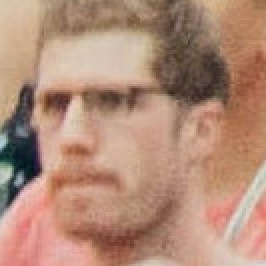
//> input picture parte 3/2 - Momentos de Hu para regiões (exercicio)/pessoa.jpg, 133 x 133 px (shown 2 times larger)
$ ./contornos '../2 - Momentos de Hu para regiões (exercicio)/pessoa.jpg'   (built with g++ and OpenCV 4)
//> lines starting //> are read from the running program, lines starting //| are printed output that depends on the picture; after the words box and inside, x2 and y2 are one past the last pixel; in counts of white or black regions, pixels touching at a corner belong together
#include <fstream>
#include <iostream>
#include <opencv2/opencv.hpp>

int main(int argc, char** argv) {
  cv::Mat image, gray;
  std::ofstream file;

  image = cv::imread(argv[1], cv::IMREAD_GRAYSCALE);
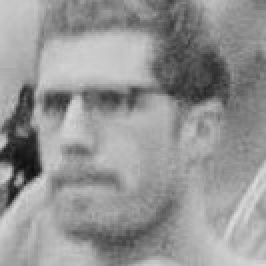
//> image: 133 rows x 133 cols, CV_8UC1 (shown 2 times larger); min 14, max 220, mean 148.7

  if (!image.data) {
    std::cout << "nao abriu " << argv[1] << std::endl;
    return 0;
  }

  cv::threshold(image, image, 1, 255, cv::THRESH_BINARY + cv::THRESH_OTSU);
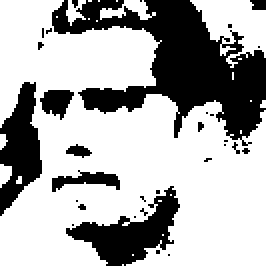
//> image: 133 rows x 133 cols, CV_8UC1 (shown 2 times larger); 68.1% white; 31 black regions (24 under 20 px)

  std::vector<std::vector<cv::Point> > contours;
  std::vector<cv::Vec4i> hierarchy;

  cv::findContours(image, contours, hierarchy, cv::RETR_EXTERNAL,
                   cv::CHAIN_APPROX_NONE);
//> contours = 23 contours, 18 with area under 20; largest, box (x1, y1, x2, y2) and area: (0, 0, 133, 133) 11068, (95, 0, 133, 34) 624, (50, 0, 78, 10) 100, (33, 0, 43, 13) 44, (0, 82, 6, 94) 36

  cv::cvtColor(image, image, cv::COLOR_GRAY2BGR);
//> image: 133 rows x 133 cols, CV_8UC3; 68.1% white; 31 black regions (24 under 20 px), largest, box (x1, y1, x2, y2) and area: (26, 0, 133, 73) 3357, (33, 93, 90, 133) 936, (0, 41, 21, 108) 811

  file.open("contornos.svg");
  if (!file.is_open()) {
    std::cout << "nao abriu contornos.svg" << std::endl;
    return 0;
  }

  file << "<svg height=\"" << image.rows << "\" width=\"" << image.cols
       << "\" xmlns=\"http://www.w3.org/2000/svg\"> " << std::endl;

  for (size_t i = 0; i < contours.size(); i++) {
    file << "<path d=\"M " << contours[i][0].x << " " << contours[i][0].y
         << " ";
    for (size_t j = 1; j < contours[i].size(); j++) {
      file << "L" << contours[i][j].x << " " << contours[i][j].y << " ";
    }
    file << "Z\" fill=\"#cccccc\" stroke=\"black\" stroke-width=\"1\" />"
         << std::endl;
    cv::drawContours(image, contours, i, CV_RGB(255, 0, 0));
  }
//> this loop made 23 passes
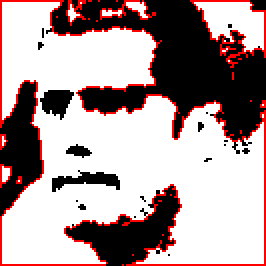
//> image: 133 rows x 133 cols, CV_8UC3 (shown 2 times larger); mean B, G, R 155.5, 155.5, 173.7
  file << "</svg>" << std::endl;

  cv::imshow("imagem", image);
  cv::waitKey();
  return 0;
}
